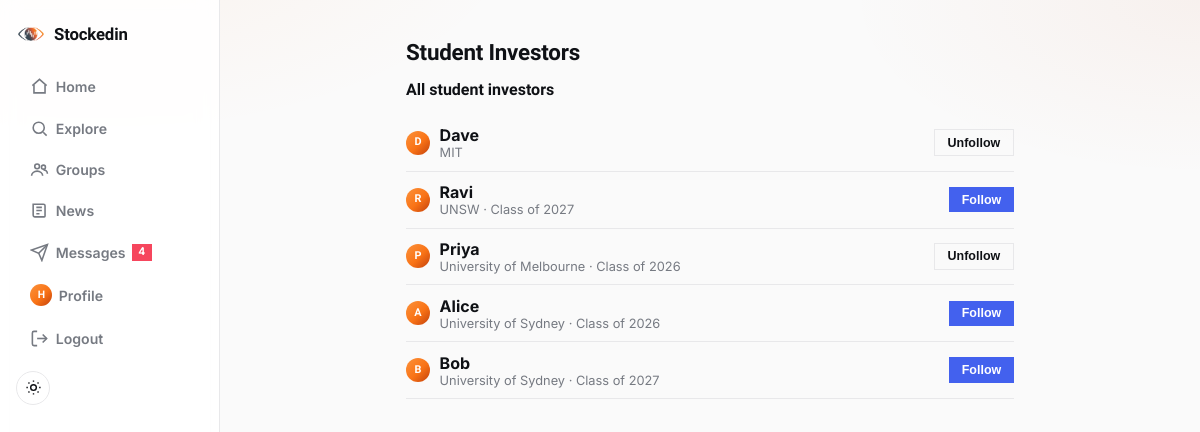
Page /students (signed in) on the committed database.
### models.py (models this page shows, shortened)
class User(UserMixin, db.Model):
    __tablename__ = "users"
    id = db.Column(db.Integer, primary_key=True)
    username = db.Column(db.String(32), unique=True, nullable=False, index=True)
    email = db.Column(db.String(120), unique=True, nullable=False)
    password_hash = db.Column(db.String(256), nullable=False)
    bio = db.Column(db.String(200))
    created_at = db.Column(db.DateTime, default=datetime.utcnow, nullable=False)
    university = db.Column(db.String(120), index=True)
    degree = db.Column(db.String(120))
    grad_year = db.Column(db.Integer)
    portfolio = db.relationship(
        "Portfolio",
        back_populates="owner",
        uselist=False,
        cascade="all, delete-orphan",
    )
    likes = db.relationship("Like", back_populates="user", cascade="all, delete-orphan")
    comments = db.relationship(
        "Comment", back_populates="user", cascade="all, delete-orphan"
    )
    predictions = db.relationship(
        "Prediction",
        back_populates="user",
        cascade="all, delete-orphan",
        order_by="Prediction.created_at.desc()",
    )
    group_memberships = db.relationship(
        "GroupMembership", back_populates="user", cascade="all, delete-orphan"
    )
    following = db.relationship(
        "Follow",
        foreign_keys="Follow.follower_id",
        back_populates="follower",
        cascade="all, delete-orphan",
    )
    followers = db.relationship(
        "Follow",
        foreign_keys="Follow.followed_id",
        back_populates="followed",
        cascade="all, delete-orphan",
    )
    def is_following(self, other):
        if other is None:
            return False
        return (
            Follow.query.filter_by(follower_id=self.id, followed_id=other.id).first()
            is not None
        )
    @property
    def unread_message_count(self):
        return Message.query.filter_by(recipient_id=self.id, read_at=None).count()

### routes_discover.py (the view)
@login_required
def student_investors():
    students = (
        User.query.filter(User.university.isnot(None))
        .filter(User.id != current_user.id)
        .order_by(User.university, User.username)
        .all()
    )
    same_university = (
        [u for u in students if u.university == current_user.university]
        if current_user.university
        else []
    )
    return render_template(
        "student_investors.html", students=students, same_university=same_university
    )

### app.py (called while the page is built)
def create_app():
    app = Flask(__name__, instance_relative_config=True)
    app.config.from_object(Config)
    db.init_app(app)
    login_manager.init_app(app)
    csrf.init_app(app)
    routes_auth.register(app)
    routes_portfolio.register(app)
    routes_social.register(app)
    routes_news.register(app)
    routes_messages.register(app)
    routes_discover.register(app)
    routes_groups.register(app)
    routes_predictions.register(app)
    @app.context_processor
    def inject_unread_message_count():
        if current_user.is_authenticated:
            return {"unread_message_count": current_user.unread_message_count}
        return {"unread_message_count": 0}
    return app

### models.py (called while the page is built)
@login_manager.user_loader
def load_user(user_id):
    return db.session.get(User, int(user_id))

### templates/student_investors.html (shortened to what this page needs)
{% extends "base.html" %}
{% block content %}
  <h1>Student Investors</h1>
  <h2 class="sidebar-title">All student investors</h2>
  {% if students %}
    <ul class="user-list">
      {% for u in students %}
        <li class="user-row">
          <a class="user-link" href="{{ url_for('profile', username=u.username) }}">
            <span class="avatar avatar-sm">{{ u.username[0]|upper }}</span>
            <span class="user-link-text">
              <strong>{{ u.username|capitalize }}</strong>
              <span class="user-bio">{{ u.university }}{% if u.grad_year %} &middot; Class of {{ u.grad_year }}{% endif %}</span>
            </span>
          </a>
          {% if current_user.is_following(u) %}
            <form method="post" action="{{ url_for('unfollow', username=u.username) }}">
              <button type="submit" class="btn btn-small btn-outline">Unfollow</button>
            </form>
          {% else %}
            <form method="post" action="{{ url_for('follow', username=u.username) }}">
              <button type="submit" class="btn btn-small btn-primary">Follow</button>
            </form>
          {% endif %}
        </li>
      {% endfor %}
    </ul>
  {% else %}
    <p class="empty-state">No one has added a university yet.</p>
  {% endif %}
{% endblock %}

### templates/base.html (shortened to what this page needs)
<!doctype html>
<html lang="en">
<head>
  <link rel="stylesheet" href="{{ url_for('static', filename='style.css') }}">
</head>
<body>
  <nav class="navbar">
    <a class="brand" href="{{ url_for('feed') if current_user.is_authenticated else url_for('login') }}">
      <img class="brand-mark" src="{{ url_for('static', filename='images/logo-icon.png') }}" alt="">
      Stockedin
    </a>
    <div class="nav-links">
      {% if current_user.is_authenticated %}
        <a href="{{ url_for('feed') }}" class="nav-link {{ 'active' if request.endpoint == 'feed' }}">
          <svg viewBox="0 0 24 24" fill="none" stroke="currentColor" stroke-width="2"><path d="M3 11l9-8 9 8"/><path d="M5 10v10h14V10"/></svg>
          <span>Home</span>
        </a>
        <a href="{{ url_for('explore') }}" class="nav-link {{ 'active' if request.endpoint == 'explore' }}">
          <svg viewBox="0 0 24 24" fill="none" stroke="currentColor" stroke-width="2"><circle cx="11" cy="11" r="7"/><path d="m21 21-4.3-4.3"/></svg>
          <span>Explore</span>
        </a>
        <a href="{{ url_for('groups_home') }}" class="nav-link {{ 'active' if request.endpoint in ('groups_home', 'group_detail', 'group_new', 'group_join') }}">
          <svg viewBox="0 0 24 24" fill="none" stroke="currentColor" stroke-width="2"><circle cx="9" cy="8" r="3"/><path d="M2 20c0-3.3 3.1-6 7-6s7 2.7 7 6"/><circle cx="17" cy="9" r="2.5"/><path d="M17 12.5c2.5 0 5 1.8 5 5"/></svg>
          <span>Groups</span>
        </a>
        <a href="{{ url_for('news') }}" class="nav-link {{ 'active' if request.endpoint == 'news' }}">
          <svg viewBox="0 0 24 24" fill="none" stroke="currentColor" stroke-width="2"><path d="M4 4h13a2 2 0 0 1 2 2v13a1 1 0 0 1-1 1H6a2 2 0 0 1-2-2z"/><path d="M8 8h7M8 12h7M8 16h4"/></svg>
          <span>News</span>
        </a>
        <a href="{{ url_for('inbox') }}" class="nav-link {{ 'active' if request.endpoint in ('inbox', 'thread') }}">
          <svg viewBox="0 0 24 24" fill="none" stroke="currentColor" stroke-width="2"><path d="M22 2 11 13"/><path d="M22 2 15 22l-4-9-9-4z"/></svg>
          <span>Messages</span>
          {% if unread_message_count %}<span class="nav-badge">{{ unread_message_count }}</span>{% endif %}
        </a>
        <a href="{{ url_for('profile', username=current_user.username) }}" class="nav-link {{ 'active' if request.endpoint == 'profile' and request.view_args.username == current_user.username }}">
          <span class="avatar avatar-nav">{{ current_user.username[0]|upper }}</span>
          <span>Profile</span>
        </a>
        <a href="{{ url_for('logout') }}" class="nav-link">
          <svg viewBox="0 0 24 24" fill="none" stroke="currentColor" stroke-width="2"><path d="M9 21H5a2 2 0 0 1-2-2V5a2 2 0 0 1 2-2h4"/><path d="M16 17l5-5-5-5"/><path d="M21 12H9"/></svg>
          <span>Logout</span>
        </a>
      {% else %}
        <a class="nav-link" href="{{ url_for('login') }}"><span>Login</span></a>
        <a class="nav-link" href="{{ url_for('signup') }}"><span>Sign up</span></a>
      {% endif %}
      <button type="button" id="theme-toggle" class="theme-toggle" aria-label="Toggle dark mode">
        <svg class="icon-sun" viewBox="0 0 24 24" fill="none" stroke="currentColor" stroke-width="2"><circle cx="12" cy="12" r="4"/><path d="M12 2v2M12 20v2M4.9 4.9l1.4 1.4M17.7 17.7l1.4 1.4M2 12h2M20 12h2M4.9 19.1l1.4-1.4M17.7 6.3l1.4-1.4"/></svg>
      </button>
    </div>
  </nav>
  <main class="container {% block container_class %}{% endblock %}">
    {% block content %}{% endblock %}
  </main>
</body>
</html>

### static/style.css (style rules this page uses)
:root { --bg: #fafafa; --card-bg: #ffffff; --border: #e8e8ea; --text: #0f1115; --muted: #767a82; --primary: #4361ee; --primary-dark: #3245c0; --gain: #0ecb81; --gain-bg: #e6faf3; --loss: #f6465d; --loss-bg: #fdeaed; --danger: #f6465d; --gradient: linear-gradient(135deg, #fb923c 0%, #f97316 55%, #c2410c 100%); --shadow: 0 1px 2px rgba(15, 17, 21, 0.04), 0 8px 24px rgba(15, 17, 21, 0.06); --shadow-hover: 0 4px 8px rgba(15, 17, 21, 0.06), 0 16px 32px rgba(15, 17, 21, 0.09); --radius: 0; --wash-1: rgba(249, 115, 22, 0.06); --wash-2: rgba(194, 65, 12, 0.05); --nav-bg: rgba(255, 255, 255, 0.85); --font-body: "Inter", -apple-system, "Segoe UI", Roboto, Helvetica, Arial, sans-serif; --font-heading: "Plus Jakarta Sans", var(--font-body); --font-numeric: "Space Grotesk", var(--font-body); }
html { color-scheme: light; }
* { box-sizing: border-box; }
body { margin: 0; font-family: var(--font-body); background: radial-gradient(720px 360px at 8% -10%, var(--wash-1), transparent 60%), radial-gradient(640px 320px at 100% 0%, var(--wash-2), transparent 55%), var(--bg); background-attachment: fixed; color: var(--text); -webkit-font-smoothing: antialiased; transition: background-color 0.15s, color 0.15s; }
body { padding-left: 220px; }
.navbar { display: flex; flex-direction: column; align-items: stretch; justify-content: flex-start; position: fixed; top: 0; left: 0; bottom: 0; width: 220px; padding: 1.2rem 1rem; background: var(--nav-bg); backdrop-filter: blur(10px); border-right: 1px solid var(--border); overflow-y: auto; z-index: 100; }
.navbar .brand { display: flex; align-items: center; gap: 0.5rem; font-family: var(--font-heading); font-weight: 800; font-size: 1.05rem; color: var(--text); text-decoration: none; letter-spacing: -0.01em; margin-bottom: 1.2rem; }
.brand-mark { width: 30px; height: 30px; object-fit: contain; flex-shrink: 0; }
.nav-links { display: flex; flex-direction: column; align-items: stretch; gap: 0.3rem; }
.nav-link { position: relative; display: flex; align-items: center; justify-content: flex-start; gap: 0.4rem; padding: 0.55rem 0.9rem; border-radius: 0; color: var(--muted); text-decoration: none; font-size: 0.88rem; font-weight: 600; transition: background 0.15s, color 0.15s; }
.nav-link svg { width: 19px; height: 19px; flex-shrink: 0; }
.nav-link span:not(.avatar):not(.nav-badge) { display: inline; }
.nav-badge { background: var(--loss); color: #fff; font-size: 0.65rem; font-weight: 700; line-height: 1; padding: 0.2rem 0.4rem; border-radius: 0; min-width: 1.1em; text-align: center; }
.theme-toggle { display: flex; align-items: center; justify-content: center; width: 34px; height: 34px; margin: 0.6rem 0 0; border: 1px solid var(--border); border-radius: 50%; background: none; color: var(--text); cursor: pointer; }
.theme-toggle svg { width: 17px; height: 17px; }
.container { max-width: 640px; margin: 0 auto; padding: 1.5rem 1rem 4rem; }
h1, h2, h3 { font-family: var(--font-heading); }
h1 { font-size: 1.4rem; letter-spacing: -0.01em; }
.avatar { display: inline-flex; align-items: center; justify-content: center; width: 34px; height: 34px; border-radius: 50%; background: var(--gradient); color: #fff; font-family: var(--font-heading); font-weight: 700; font-size: 0.85rem; flex-shrink: 0; line-height: 1; }
.avatar-sm { width: 24px; height: 24px; font-size: 0.68rem; }
.avatar-nav { width: 22px; height: 22px; font-size: 0.65rem; }
.btn { display: inline-block; padding: 0.55rem 1.1rem; border-radius: 0; border: none; cursor: pointer; font-size: 0.85rem; font-weight: 600; text-decoration: none; text-align: center; transition: background 0.15s, transform 0.1s; }
.btn-primary { background: var(--primary); color: #fff; }
.btn-outline { background: transparent; border: 1px solid var(--border); color: var(--text); }
.btn-small { padding: 0.35rem 0.8rem; font-size: 0.78rem; }
.user-list { list-style: none; padding: 0; }
.user-row { display: flex; justify-content: space-between; align-items: center; padding: 0.65rem 0; border-bottom: 1px solid var(--border); }
.user-link { text-decoration: none; color: var(--text); display: flex; align-items: center; gap: 0.6rem; }
.user-link-text { display: flex; flex-direction: column; }
.user-bio { color: var(--muted); font-size: 0.8rem; }
.sidebar-title { margin: 0 0 0.6rem; font-size: 1rem; }

### rows in the picture
User: username "H"
User: username "D", username "Dave", university "MIT"
User: username "R", username "Ravi", university "UNSW", grad_year "2027"
User: username "P", username "Priya", university "University of Melbourne", grad_year "2026"
User: username "A", username "Alice", university "University of Sydney", grad_year "2026"
User: username "B", username "Bob", university "University of Sydney", grad_year "2027"

### other values in the picture
{{ unread_message_count }} "4"
